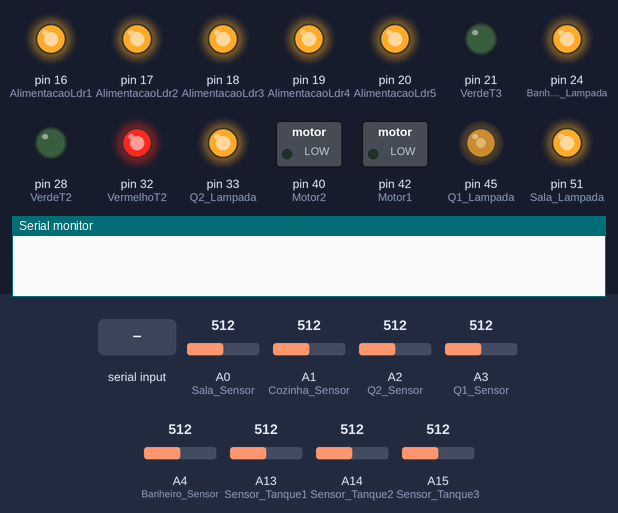
Simulated run of this sketch. Board: Arduino Mega 2560, built with avr-gcc and run on an emulated ATmega2560. Parts: switched loads named in the sketch (green lamp = pin HIGH), output pins drawn as LEDs (lit = HIGH), the last lines printed to the serial monitor. The test bench sets the inputs (shaded band); at power-on: A3 (Q1_Sensor) = 512, A15 (Sensor_Tanque3) = 512, A14 (Sensor_Tanque2) = 512, A4 (Banheiro_Sensor) = 512, A0 (Sala_Sensor) = 512, A1 (Cozinha_Sensor) = 512, A2 (Q2_Sensor) = 512, A13 (Sensor_Tanque1) = 512.

Above: at 1.2 s.
1.3 s: "90,45\n" received over Serial
At 2.5 s:
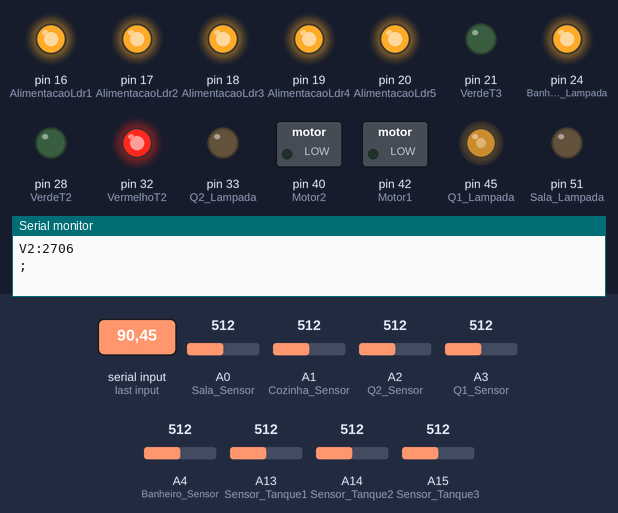
2.8 s: A3 (Q1_Sensor) set to 440
At 3.6 s:
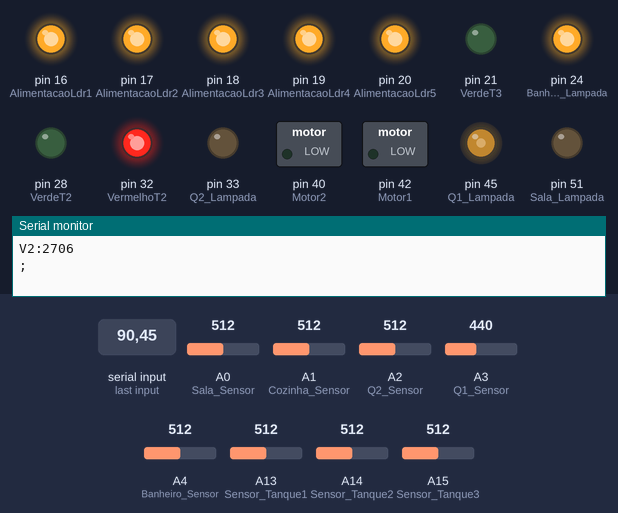
4.3 s: A15 (Sensor_Tanque3) set to 168
5.8 s: A15 (Sensor_Tanque3) set to 145
At 6.5 s:
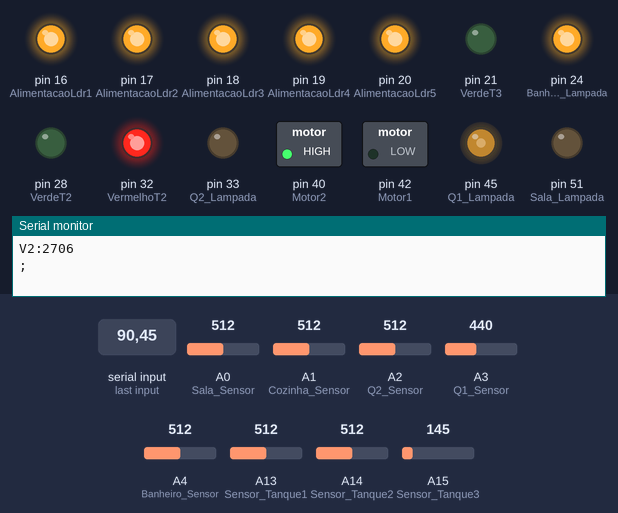
7.3 s: A14 (Sensor_Tanque2) set to 30
At 8.4 s:
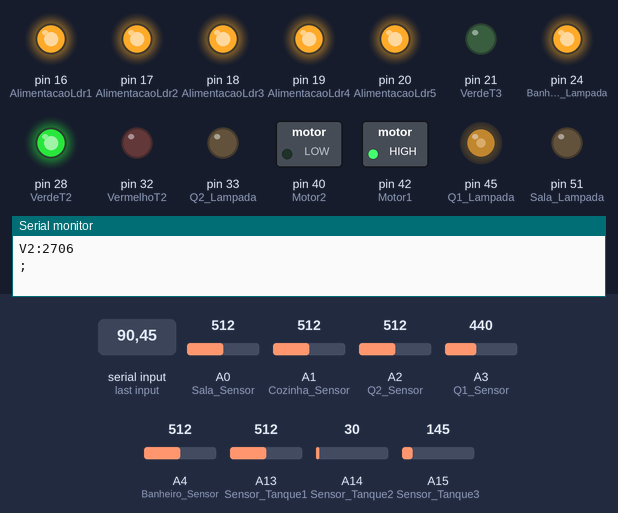
8.8 s: A4 (Banheiro_Sensor) set to 30
At 9.5 s:
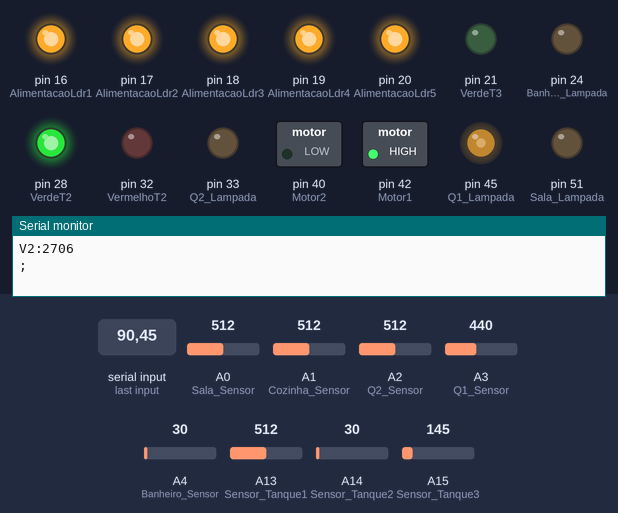
Timing chart, 0 to 11.3 s (numbered marks = the images above; inputs shaded):
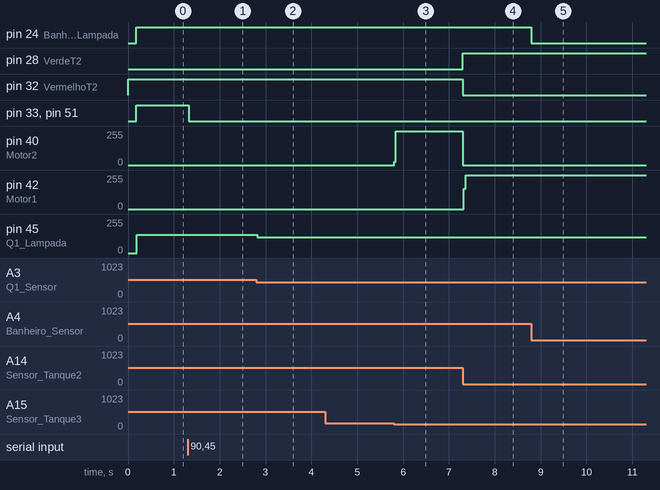

The sketch:

Maquete_Alpha.ino
```cpp
#include "EletricSystem.h"
#include "WaterSystem.h"
/*
* Maquete_Alpha.ino
*
* Created: 5/11/2015 1:29:14 PM
* Author: Win 64 Btis
*/

#include "MainClass.h"

void setup()
{
	mainClass.setup();
}

void loop()
{
	mainClass.loop();
}
```

ArgsType.h
```cpp
/*
* ArgsType.h
*
* Created: 11/05/2015 13:47:23
*  Author: Win 64 Btis
*/


#ifndef ARGSTYPE_H_
#define ARGSTYPE_H_

enum ArgsType : long
{
	//Sistema hídrico
    VolumeR1		= 0x1,
    VolumeR2		= 0x2,
    VolumeTanque	= 0x4,
    Fluxo			= 0x8,

	//Desligar as luzes de determinado cômodo
	OffLuz_Sala		= 0x10,
	OffLuz_Q1		= 0x20,
	OffLuz_Q2		= 0x40,
	OffLuz_Banheiro = 0x80,
	OffLuz_Cozinha	= 0x100,

	//Desligar AutoDimmer
	OffDimmer_Sala		= 0x200,
	OffDimmer_Q1		= 0x400,
	OffDimmer_Q2		= 0x800,
	OffDimmer_Banheiro	= 0x1000,
	OffDimmer_Cozinha	= 0x2000,

	//Pegar o consumo de iluminação da casa
	ValorIluminacao		= 0x4000,

	//Desligar client
	ShutdownClient		= 0x8000

};


#endif /* ARGSTYPE_H_ */
```

DefinesMaquete.h
```cpp
/*
 * DefinesMaquete.h
 *
 * Created: 22/05/2015 14:00:20
 *  Author: Júnio
 */


#ifndef DEFINESMAQUETE_H_
#define DEFINESMAQUETE_H_

// Quarto 1
#define Q1_Lampada 45
#define Q1_Sensor A3

// Quarto 2
#define Q2_Lampada 33
#define Q2_Sensor A2

// Sala
#define Sala_Lampada 51
#define Sala_Sensor A0

// Banheiro
#define Banheiro_Lampada 24
#define Banheiro_Sensor A4

// Cozinha

#define Cozinha_Lampada 37
#define Cozinha_Sensor A1

// Sistema hidraúlico
#define Tanque1 46
#define Sensor_Tanque1 A13

#define Tanque2 48
#define Sensor_Tanque2  A14

#define Tanque3 50
#define Sensor_Tanque3  A15

#define Motor1 42
#define Motor2 40
#define Motor3 38

#define VermelhoT1 36
#define AmareloT1   44
#define VerdeT1 34

#define VermelhoT2 32
#define AmareloT2 30
#define VerdeT2 28

#define VermelhoT3 26
#define AmareloT3 22
#define VerdeT3 21

#define AlimentacaoLdr1 16
#define AlimentacaoLdr2 17
#define AlimentacaoLdr3 18
#define AlimentacaoLdr4 19
#define AlimentacaoLdr5 20

#define Alimentacao1 46
#define Alimentacao2 48
#define Alimentacao3 50
#define Alimentacao4 52
#endif /* DEFINESMAQUETE_H_ */
```

EletricSystem.cpp
```cpp
#include "EletricSystem.h"

EletricSystemClass EletricSystem;

void EletricSystemClass::Dimerizar(ComodosEnum comodo)
{
	int luminosidade;
	int Lampada = Comodos::GetLampadaID(comodo);
	int Sensor = Comodos::GetSensorID(comodo);
	if(DesabilitarLeds[comodo])
	{
		LuminosidadeAtual[comodo] = 0;
		LedOff[comodo] = true;
		digitalWrite(Lampada, LOW);
		return;
	}

	switch(comodo)
	{
		case Quarto1:
		luminosidade = map(analogRead(Sensor), 0, 950, 0, 255);
		break;

		case Quarto2:
		luminosidade = map(analogRead(Sensor),0, 290,0,255);
		break;

		case Sala:
		luminosidade = map(analogRead(Sensor),0, 450,0,255);
		break;

		case Banheiro:
		luminosidade = map(analogRead(Sensor),0, 450,0,255);
		break;

		case Cozinha:
		luminosidade = map(analogRead(Sensor), 0, 1023,0,255);
		break;

	}
	luminosidade = luminosidade > 255 ? 255 : luminosidade;
	if(LuminosidadeAtual[comodo] != luminosidade && luminosidade >= 32)
	{
		if(LuminosidadeAtual[comodo] > luminosidade)
		LuminosidadeAtual[comodo]--;
		else
		LuminosidadeAtual[comodo]++;

		analogWrite(Lampada, LuminosidadeAtual[comodo]);
		LedOff[comodo] = false;
	}

	else if(LuminosidadeAtual[comodo] != luminosidade && luminosidade < 30 && !LedOff[comodo])
		DesligarLed(comodo, Lampada);
}

void EletricSystemClass::DesligarLed(ComodosEnum comodo, int Lampada)
{
	for(int i = LuminosidadeAtual[comodo]; i>=0;i--)
	{
		analogWrite(Lampada, i);
	}

	digitalWrite(Lampada, LOW);
	LuminosidadeAtual[comodo] = 1;
	LedOff[comodo] = true;
}

int Comodos::GetLampadaID(ComodosEnum comodo)
{
	switch (comodo)
	{
		case Quarto1:
		return Q1_Lampada;

		case Quarto2:
		return Q2_Lampada;

		case Banheiro:
		return Banheiro_Lampada;

		case Sala:
		return Sala_Lampada;

		case Cozinha:
		return Cozinha_Lampada;

		default:
		return -1;
	}
}

int Comodos::GetSensorID(ComodosEnum comodo)
{
	switch (comodo)
	{
		case Quarto1:
		return Q1_Sensor;

		case Quarto2:
		return Q2_Sensor;

		case Banheiro:
		return Banheiro_Sensor;

		case Sala:
		return Sala_Sensor;

		case Cozinha:
		return Cozinha_Sensor;

		default:
		return -1;
	}
}
```

EletricSystem.h
```cpp
// EletricSystem.h

#ifndef _ELETRICSYSTEM_h
#define _ELETRICSYSTEM_h
#if defined(ARDUINO) && ARDUINO >= 100
#include "arduino.h"
#else
#include "WProgram.h"
#endif

#include "DefinesMaquete.h"

enum ComodosEnum : byte
{
	Quarto1,
	Quarto2,
	Sala,
	Banheiro,
	Cozinha
};


class Comodos
{
	public:
	static int GetLampadaID(ComodosEnum comodo);
	static int GetSensorID(ComodosEnum comodo);
};

class EletricSystemClass
{
	private:
		bool LedOff[5] = {false,false,false,false,false};

	public:
	bool DesabilitarLeds[5] = {false,false,false,false,false};
	int LuminosidadeAtual[5] = {1,1,1,1,1};
	void Dimerizar(ComodosEnum comodo);
	void DesligarLed(ComodosEnum comodo, int Lampada);
};

extern EletricSystemClass EletricSystem;

#endif
```

MainClass.cpp
```cpp
/*
* MyClass.cpp
*
* Created: 5/11/2015 1:29:14 PM
* Author: Win 64 Btis
*/

#include "MainClass.h"
#include "ArgsType.h"
#include "WaterSystem.h"
#include "DefinesMaquete.h"
#include "EletricSystem.h"

char Buffer[8];
void MainClass::setup()
{
	memset(&Buffer[0],0,8);
	pinMode(Motor1,OUTPUT);
	pinMode(Motor2,OUTPUT);
	pinMode(Motor3,OUTPUT);

	pinMode(Alimentacao1, OUTPUT);
	pinMode(Alimentacao2,OUTPUT);
	pinMode(Alimentacao3,OUTPUT);
	pinMode(Alimentacao4,OUTPUT);

	pinMode(AlimentacaoLdr1,OUTPUT);
	pinMode(AlimentacaoLdr2,OUTPUT);
	pinMode(AlimentacaoLdr3,OUTPUT);
	pinMode(AlimentacaoLdr4,OUTPUT);
	pinMode(AlimentacaoLdr5,OUTPUT);

	pinMode(Q1_Lampada,OUTPUT);
	pinMode(Q1_Sensor,INPUT);

	pinMode(Q2_Lampada,OUTPUT);
	pinMode(Q2_Sensor,INPUT);

	pinMode(Sala_Lampada,OUTPUT);
	pinMode(Sala_Sensor,INPUT);

	pinMode(Cozinha_Lampada,OUTPUT);
	pinMode(Cozinha_Sensor,INPUT);

	pinMode(Banheiro_Lampada, OUTPUT);
	pinMode(Banheiro_Sensor,INPUT);

	pinMode(VermelhoT1,OUTPUT);
	pinMode(AmareloT1,OUTPUT);
	pinMode(VerdeT1,OUTPUT);

	pinMode(VermelhoT2,OUTPUT);
	pinMode(AmareloT2,OUTPUT);
	pinMode(VerdeT2,OUTPUT);

	pinMode(VermelhoT3,OUTPUT);
	pinMode(AmareloT3,OUTPUT);
	pinMode(VerdeT3,OUTPUT);

	pinMode(Banheiro_Lampada,OUTPUT);
	pinMode(Banheiro_Sensor,INPUT);


	digitalWrite(Alimentacao1,HIGH);
	digitalWrite(Alimentacao2,HIGH);
	digitalWrite(Alimentacao3,HIGH);
	digitalWrite(Alimentacao4,HIGH);

	digitalWrite(AlimentacaoLdr1,HIGH);
	digitalWrite(AlimentacaoLdr2,HIGH);
	digitalWrite(AlimentacaoLdr3,HIGH);
	digitalWrite(AlimentacaoLdr4,HIGH);
	digitalWrite(AlimentacaoLdr5,HIGH);

	Serial.begin(115200);
	//digitalWrite(Q1_Lampada,HIGH);
	//digitalWrite(Q2_Lampada,HIGH);
	//digitalWrite(Sala_Lampada,HIGH);
	//digitalWrite(Banheiro_Lampada,HIGH);
	//digitalWrite(Cozinha_Lampada,HIGH);

}

void MainClass::loop()
{
	for(int i = 0; i < 50;i++)
	{
		EletricSystem.Dimerizar(Quarto1);
		EletricSystem.Dimerizar(Quarto2);
		EletricSystem.Dimerizar(Cozinha);

		EletricSystem.Dimerizar(Sala);
		EletricSystem.Dimerizar(Banheiro);
		WaterSystem.ControlarTanques();
	}

	if(!Serial.available()) { return; }
	for(int i = 0; Serial.available(); i++)
		Buffer[i] = Serial.read();

	int Args = atoi(Buffer);

	memset(&Buffer[0],0,8);
	if((Args & VolumeR1) == VolumeR1)
	{
		Serial.print("V1:");
		Serial.println(WaterSystem.GetVolumeR1());
	}
	if((Args & VolumeR2) == VolumeR2)
	{
		Serial.print("V2:");
		Serial.println(WaterSystem.GetVolumeR2());
	}

	if((Args & VolumeTanque) == VolumeTanque)
	{
		Serial.print("VT:");
		Serial.println(WaterSystem.GetVolumeTanque());
	}

	if((Args & ValorIluminacao) == ValorIluminacao)
	{
		Serial.println("VI:");
		Serial.println(EletricSystem.LuminosidadeAtual[Quarto1]);
		Serial.println(EletricSystem.LuminosidadeAtual[Quarto2]);
		Serial.println(EletricSystem.LuminosidadeAtual[Sala]);
		Serial.println(EletricSystem.LuminosidadeAtual[Cozinha]);
		Serial.println(EletricSystem.LuminosidadeAtual[Banheiro]);
	}

	Serial.print(";");
	EletricSystem.DesabilitarLeds[Quarto1]   = (Args & OffLuz_Q1)	    == OffLuz_Q1;
	EletricSystem.DesabilitarLeds[Quarto2]   = (Args & OffLuz_Q2)	    == OffLuz_Q2;
	EletricSystem.DesabilitarLeds[Sala]	     = (Args & OffLuz_Sala)     == OffLuz_Sala;
	EletricSystem.DesabilitarLeds[Cozinha]   = (Args & OffLuz_Cozinha)  == OffLuz_Cozinha;
	EletricSystem.DesabilitarLeds[Banheiro]  = (Args & OffLuz_Banheiro) == OffLuz_Banheiro;

}

MainClass mainClass;
```

MainClass.h
```cpp
/*
 * MyClass.h
 *
 * Created: 5/11/2015 1:29:14 PM
 * Author: Win 64 Btis
 */

#ifndef _MAINCLASS_h
#define _MAINCLASS_h

#if defined(ARDUINO) && ARDUINO >= 100
	#include "Arduino.h"
#else
	#include "WProgram.h"
#endif

class MainClass
{
 private:


 public:
	void setup();
	void loop();
};

extern MainClass mainClass;

#endif
```

WaterSystem.cpp
```cpp
#include "WaterSystem.h"
#include "DefinesMaquete.h"

int WaterSystemClass::GetVolumeR1()
{
	return Volumes[0];
}

int WaterSystemClass::GetVolumeR2()
{
	return Volumes[1];
}

int WaterSystemClass::GetVolumeTanque()
{
	return Volumes[2];
}

float WaterSystemClass::GetFluxo()
{
	return 0;
}

void WaterSystemClass::ControlarTanques()
{
	int sensorTanque1 = analogRead(Sensor_Tanque1);
	int sensorTanque2 = analogRead(Sensor_Tanque2);
	int sensorTanque3 = analogRead(Sensor_Tanque3);

	if(sensorTanque1>350)
	digitalWrite(Motor1,HIGH);
	else if(sensorTanque1<322)
	digitalWrite(Motor1,LOW);

	if(sensorTanque2 > 127)
	digitalWrite(Motor2,HIGH);
	else if (sensorTanque2 < 75)
	digitalWrite(Motor2,LOW);
	if (sensorTanque2 > 153)
	digitalWrite(Motor1,LOW);

	if(sensorTanque3 > 155 )
	{
		digitalWrite(Motor3,LOW);
		digitalWrite(Motor2,LOW);

	}
	else if( sensorTanque3 < 120)
		digitalWrite(Motor3, !digitalRead(Motor2));

	Volumes[0] = map(sensorTanque1,297,446,180,850);
	Volumes[1] = map(sensorTanque2,40,160,150,800);
	Volumes[2] = map(sensorTanque3,46,160,100,800);

	//Tanque 3
	if(sensorTanque3>150)
	digitalWrite(VermelhoT3,HIGH);
	else if(sensorTanque3<140)
	digitalWrite(VermelhoT3,LOW);

	if(sensorTanque3 > 100 && sensorTanque3<140)
	digitalWrite(AmareloT3,HIGH);
	else if(sensorTanque3 < 81 || sensorTanque3 > 150)
	digitalWrite(AmareloT3,LOW);

	if(sensorTanque3<80)
	digitalWrite(VerdeT3,HIGH);
	else if(sensorTanque3< 80 || sensorTanque3 > 100)
	digitalWrite(VerdeT3,LOW);

	//Tanque 2
	if(sensorTanque2>150)
	digitalWrite(VermelhoT2,HIGH);
	else if(sensorTanque2<140)
	digitalWrite(VermelhoT2,LOW);

	if(sensorTanque2 > 100 && sensorTanque2<140)
	digitalWrite(AmareloT2,HIGH);
	else if(sensorTanque2 < 81 || sensorTanque2 > 150)
	digitalWrite(AmareloT2,LOW);

	if(sensorTanque2<80)
	digitalWrite(VerdeT2,HIGH);
	else if(sensorTanque2< 80 || sensorTanque2 > 100)
	digitalWrite(VerdeT2,LOW);


	//Tanque 1
	if(sensorTanque1>450)
	digitalWrite(VermelhoT1,HIGH);
	else if(sensorTanque1<430)
	digitalWrite(VermelhoT1,LOW);

	if(sensorTanque1 > 350 && sensorTanque1<430)
	digitalWrite(AmareloT1,HIGH);
	else if(sensorTanque1 < 350 || sensorTanque1 > 450)
	digitalWrite(AmareloT1,LOW);

	if(sensorTanque1<350)
	digitalWrite(VerdeT1,HIGH);
	else if(sensorTanque1< 300 || sensorTanque1 > 350)
	digitalWrite(VerdeT1,LOW);

}

void WaterSystemClass::ControlarLuzTanque(int Tanque, int Nivel)
{
	switch(Tanque)
	{
		case Tanque1:
		digitalWrite(VermelhoT1,Nivel == 3);
		digitalWrite(AmareloT1, Nivel == 2);
		digitalWrite(VerdeT1, Nivel == 1);
		break;

		case Tanque2:
		digitalWrite(VermelhoT2,Nivel == 3);
		digitalWrite(AmareloT2, Nivel == 2);
		digitalWrite(VerdeT2, Nivel == 1);
		break;

		case Tanque3:
		digitalWrite(VermelhoT3,Nivel == 3);
		digitalWrite(AmareloT3, Nivel == 2);
		digitalWrite(VerdeT3, Nivel == 1);
		break;
	}
}


WaterSystemClass WaterSystem;
```

WaterSystem.h
```cpp
// WaterSystem.h

#ifndef _WATERSYSTEM_h
#define _WATERSYSTEM_h

#if defined(ARDUINO) && ARDUINO >= 100
	#include "arduino.h"
#else
	#include "WProgram.h"
#endif

class WaterSystemClass
{
 protected:
	int Volumes[3] = {180,150,100};

 public:
	void ControlarTanques();
	int GetVolumeR1();
	int GetVolumeR2();
	int GetVolumeTanque();
	void ControlarLuzTanque(int Tanque, int Nivel);
	float GetFluxo();
};

extern WaterSystemClass WaterSystem;

#endif
```

Measured:
- the behaviour switches between 156 and 155 on A15 (Sensor_Tanque3) (found by bisection; images 2 and 3)
- after the input at 1.3 s, pin 33 (Q2_Lampada), pin 51 (Sala_Lampada): HIGH → LOW at once
- after the input at 2.8 s, pin 45 (Q1_Lampada): 137/255 → 118/255 at once
- after the input at 4.3 s, every drawn part: stays the same
- after the input at 5.8 s, pin 40 (Motor2): 0/255 → 255/255 at once
- after the input at 7.3 s, pin 28 (VerdeT2): LOW → HIGH at once; pin 32 (VermelhoT2): HIGH → LOW at once; pin 40 (Motor2): 255/255 → 0/255 at once; pin 42 (Motor1): 0/255 → 255/255 at once
- after the input at 8.8 s, pin 24 (Banheiro_Lampada): HIGH → LOW at once
